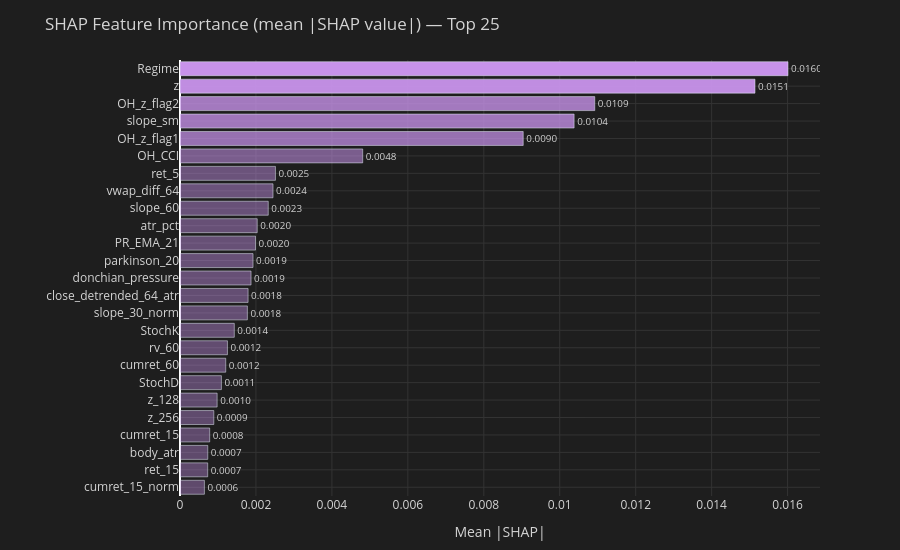

The code cell stored with this chart in its notebook:
### Code cell
# ── SHAP Values ─────────────────────────────────────────────────────────────────
try:
    import shap
    import matplotlib.pyplot as plt

    _SHAP_N = min(2000, len(X_learn))
    _idx_shap = np.random.default_rng(99).choice(len(X_learn), _SHAP_N, replace=False)
    _X_shap   = X_learn[_idx_shap]

    print(f"Computing SHAP values on {_SHAP_N} samples …")
    _t0 = time.time()
    _explainer   = shap.TreeExplainer(_rf)
    _shap_values = _explainer.shap_values(_X_shap)
    print(f"  Done in {time.time()-_t0:.1f}s")

    # Handle both old SHAP API (list of arrays) and new API (single ndarray):
    #   old: list[class0_arr, class1_arr]  each (n_samples, n_features)
    #   new: ndarray (n_samples, n_features, n_classes)  OR  (n_samples, n_features)
    if isinstance(_shap_values, list):
        _sv = _shap_values[1]              # class 1 = signal
    elif hasattr(_shap_values, 'ndim') and _shap_values.ndim == 3:
        _sv = _shap_values[:, :, 1]        # (n_samples, n_features, n_classes) → class 1
    else:
        _sv = _shap_values                 # already 2D

    # Beeswarm summary plot
    plt.figure(figsize=(10, 8))
    shap.summary_plot(_sv, _X_shap, feature_names=feature_cols_learn, max_display=25, show=False)
    plt.gcf().patch.set_facecolor('#1e1e1e')
    plt.tight_layout()
    plt.show()
    plt.close()

    # SHAP importance table
    _shap_imp = (
        pd.DataFrame({'feature': feature_cols_learn, 'mean_abs_shap': np.abs(_sv).mean(axis=0)})
        .sort_values('mean_abs_shap', ascending=False)
        .reset_index(drop=True)
    )
    print(f"\nTop 10 features by mean |SHAP|:")
    print(_shap_imp.head(10).to_string(index=False))

    # Bar chart of SHAP importance
    _N_SH = min(25, len(_shap_imp))
    _sh   = _shap_imp.head(_N_SH)
    _sh_max = _sh['mean_abs_shap'].max()
    _sh_colors = [f'rgba(199,146,234,{0.35 + 0.65 * v / _sh_max:.2f})' for v in _sh['mean_abs_shap']]

    fig = go.Figure(go.Bar(
        y=_sh['feature'][::-1], x=_sh['mean_abs_shap'][::-1],
        orientation='h', marker_color=_sh_colors[::-1],
        text=[f'{v:.4f}' for v in _sh['mean_abs_shap'][::-1]], textposition='outside',
    ))
    fig.update_layout(
        title=f'SHAP Feature Importance (mean |SHAP value|) — Top {_N_SH}',
        height=max(400, _N_SH * 22),
        xaxis=dict(title='Mean |SHAP|', gridcolor='#333'),
        yaxis=dict(automargin=True, gridcolor='#333'),
        paper_bgcolor='#1e1e1e', plot_bgcolor='#1e1e1e', font=dict(color='#d4d4d4'),
        margin=dict(l=180, r=80, t=60, b=40),
    )
    fig.show()

except ImportError:
    print("⚠  shap is not installed.")
    print("   Run:  pip install shap")
    print("   Then re-run this cell to enable SHAP analysis.")
    _shap_imp = None

### Figure 1 — Plotly figure (JSON) as saved in the notebook; plotly's stock layout.template omitted (floating-point values rounded to 4 significant figures)
{"data": [{"marker": {"color": ["rgba(199,146,234,0.38)", "rgba(199,146,234,0.38)", "rgba(199,146,234,0.38)", "rgba(199,146,234,0.38)", "rgba(199,146,234,0.39)", "rgba(199,146,234,0.39)", "rgba(199,146,234,0.39)", "rgba(199,146,234,0.40)", "rgba(199,146,234,0.40)", "rgba(199,146,234,0.41)", "rgba(199,146,234,0.42)", "rgba(199,146,234,0.42)", "rgba(199,146,234,0.43)", "rgba(199,146,234,0.43)", "rgba(199,146,234,0.43)", "rgba(199,146,234,0.43)", "rgba(199,146,234,0.44)", "rgba(199,146,234,0.45)", "rgba(199,146,234,0.45)", "rgba(199,146,234,0.55)", "rgba(199,146,234,0.72)", "rgba(199,146,234,0.77)", "rgba(199,146,234,0.79)", "rgba(199,146,234,0.96)", "rgba(199,146,234,1.00)"]}, "orientation": "h", "text": ["0.0006", "0.0007", "0.0007", "0.0008", "0.0009", "0.0010", "0.0011", "0.0012", "0.0012", "0.0014", "0.0018", "0.0018", "0.0019", "0.0019", "0.0020", "0.0020", "0.0023", "0.0024", "0.0025", "0.0048", "0.0090", "0.0104", "0.0109", "0.0151", "0.0160"], "textposition": "outside", "type": "bar", "x": [0.0006432, 0.0007292, 0.0007315, 0.000782, 0.0008905, 0.000978, 0.001091, 0.001205, 0.00125, 0.00143, 0.001775, 0.001793, 0.001871, 0.001923, 0.001988, 0.002034, 0.002324, 0.00245, 0.002513, 0.004811, 0.009038, 0.01038, 0.01092, 0.01514, 0.01601], "y": ["cumret_15_norm", "ret_15", "body_atr", "cumret_15", "z_256", "z_128", "StochD", "cumret_60", "rv_60", "StochK", "slope_30_norm", "close_detrended_64_atr", "donchian_pressure", "parkinson_20", "PR_EMA_21", "atr_pct", "slope_60", "vwap_diff_64", "ret_5", "OH_CCI", "OH_z_flag1", "slope_sm", "OH_z_flag2", "z", "Regime"]}], "layout": {"font": {"color": "#d4d4d4"}, "height": 550, "margin": {"b": 40, "l": 180, "r": 80, "t": 60}, "paper_bgcolor": "#1e1e1e", "plot_bgcolor": "#1e1e1e", "title": {"text": "SHAP Feature Importance (mean |SHAP value|) — Top 25"}, "xaxis": {"gridcolor": "#333", "title": {"text": "Mean |SHAP|"}}, "yaxis": {"automargin": true, "gridcolor": "#333"}}}
